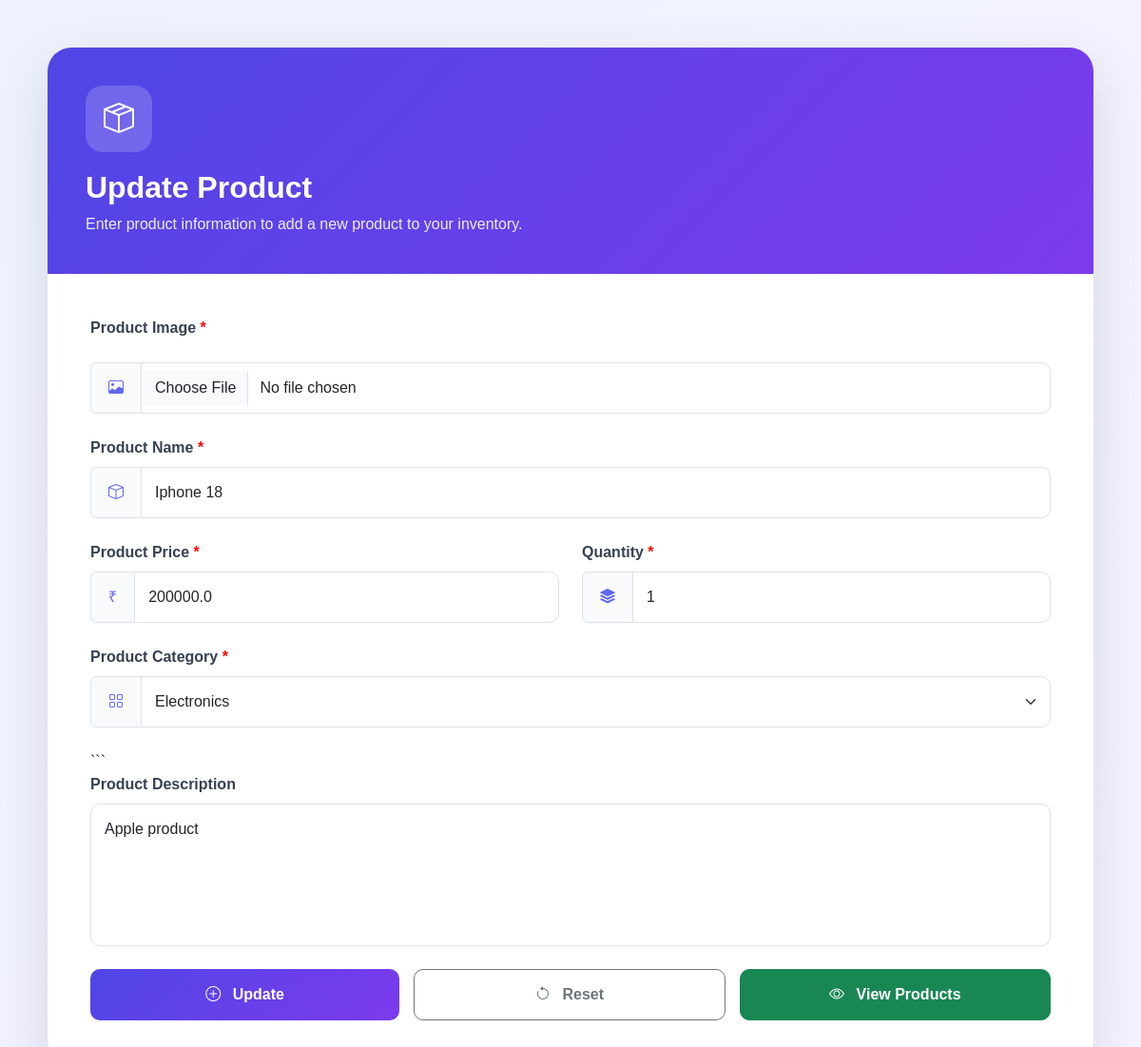
The page /update?id=6 on the database its author committed.
### product_app/models.py (models this page shows)
class Product(models.Model):
    p_name=models.CharField(max_length=30)
    p_price=models.FloatField()
    p_qty=models.IntegerField()
    p_category=models.CharField(max_length=100)
    p_desc=models.CharField(max_length=500)
    img=models.ImageField(upload_to="image",null=True)

### product_app/views.py (the view)
# urls.py: path("update",update_product,name="update"),
def update_product(request):
    id=request.GET.get("id")
    pr=Product.objects.get(id=id)
    return render(request,"index.html",{"pr":pr})

### product_app/templates/index.html (shortened to what this page needs)
<!DOCTYPE html>
<html lang="en">
<head>
    <link
        href="https://cdn.jsdelivr.net/npm/bootstrap@5.3.3/dist/css/bootstrap.min.css"
        rel="stylesheet"
    >
    <link
        href="https://cdn.jsdelivr.net/npm/bootstrap-icons@1.11.3/font/bootstrap-icons.css"
        rel="stylesheet"
    >
</head>
<body>
    <div class="container">
        <div class="main-card">
            <div class="form-header">
                <div class="form-header-icon">
                    <i class="bi bi-box-seam"></i>
                </div>
                <h2>
                    {% if pr %}
                        Update Product
                    {% else %}
                        Add New Product
                    {% endif %}
                </h2>
                <p>
                    Enter product information to add a new product to your inventory.
                </p>
            </div>
            <div class="form-body">
                <form method="POST" action="{% url 'register' %}" enctype="multipart/form-data">
                    <div class="mb-4">
                        <label class="form-label">
                            Product Image
                            <span class="required">*</span>
                        </label>
                    <div class="input-group">
                        <span class="input-group-text">
                            <i class="bi bi-image"></i>
                        </span>
                        <input
                            id="file"
                            type="file"
                            name="file"
                            class="form-control"
                        >
                    </div>
                 </div>
                    <div class="mb-4">
                        <label class="form-label">
                            Product Name
                            <span class="required">*</span>
                        </label>
                        <div class="input-group">
                            <span class="input-group-text">
                                <i class="bi bi-box"></i>
                            </span>
                            <input
                                type="text"
                                name="product_name"
                                class="form-control"
                                placeholder="Enter product name"
                                required
                                value="{{pr.p_name}}"
                            >
                        </div>
                    </div>
                    <div class="row">
                        <div class="col-md-6 mb-4">
                            <label class="form-label">
                                Product Price
                                <span class="required">*</span>
                            </label>
                            <div class="input-group">
                                <span class="input-group-text">
                                    ₹
                                </span>
                                <input
                                    type="number"
                                    name="price"
                                    class="form-control"
                                    placeholder="Enter product price"
                                    min="0"
                                    required
                                    value="{{pr.p_price}}"
                                >
                            </div>
                        </div>
                        <div class="col-md-6 mb-4">
                            <label class="form-label">
                                Quantity
                                <span class="required">*</span>
                            </label>
                            <div class="input-group">
                                <span class="input-group-text">
                                    <i class="bi bi-stack"></i>
                                </span>
                                <input
                                    type="number"
                                    name="quantity"
                                    class="form-control"
                                    placeholder="Enter product quantity"
                                    min="1"
                                    required
                                    value="{{pr.p_qty}}"
                                >
                            </div>
                        </div>
                    </div>
<div class="mb-4">
    <label class="form-label">
        Product Category
        <span class="required">*</span>
    </label>
    <div class="input-group">
        <span class="input-group-text">
            <i class="bi bi-grid"></i>
        </span>
        <select
            name="category"
            class="form-select"
            required
        >
            <option
                value="Electronics"
                {% if pr.p_category == "Electronics" %}selected{% endif %}
            >
                Electronics
            </option>
        </select>
    </div>
</div>
```
                    <div class="mb-4">
                        <label class="form-label">
                            Product Description
                        </label>
                        <textarea
                            name="description"
                            class="form-control"
                            rows="5"
                            placeholder="Enter product description..."
                        >{{ pr.p_desc }}</textarea>
                    </div>
                    <div class="form-buttons">
                        <button
                            type="submit"
                            class="btn btn-submit"
                        >
                            <i class="bi bi-plus-circle me-2"></i>
                            {% if pr %}
                                Update
                            {% else %}
                                Register
                            {% endif %}
                        </button>
                        <button
                            type="reset"
                            class="btn btn-outline-secondary"
                        >
                            <i class="bi bi-arrow-counterclockwise me-2"></i>
                            Reset
                        </button>
                        <a
                            href="{%url 'display'%}"
                            class="btn btn-success"
                        >
                            <i class="bi bi-eye me-2"></i>
                            View Products
                        </a>
                    </div>
                </form>
            </div>
        </div>
    </div>
</body>
</html>

### product_app/templates/index.html (style rules this page uses)
body { min-height: 100vh; background: linear-gradient(135deg, #eef2ff, #f5f3ff); font-family: Arial, sans-serif; }
.main-card { max-width: 1100px; margin: 50px auto; background: white; border-radius: 25px; overflow: hidden; box-shadow: 0 20px 60px rgba(0, 0, 0, 0.12); }
.form-header { background: linear-gradient(135deg, #4f46e5, #7c3aed); color: white; padding: 40px; }
.form-header-icon { width: 70px; height: 70px; display: flex; align-items: center; justify-content: center; background: rgba(255, 255, 255, 0.18); border-radius: 18px; font-size: 32px; margin-bottom: 18px; }
.form-header h2 { font-size: 32px; font-weight: bold; }
.form-header p { margin: 0; opacity: 0.9; }
.form-body { padding: 45px; }
.form-label { font-weight: 600; color: #374151; margin-bottom: 8px; }
.form-control, .form-select { padding: 14px; border-radius: 10px; }
.input-group-text { background: #f8fafc; color: #6366f1; padding-left: 18px; padding-right: 18px; }
textarea.form-control { resize: none; }
.required { color: red; }
.form-buttons { display: flex; gap: 15px; }
.form-buttons .btn { flex: 1; padding: 14px; border-radius: 10px; font-weight: 600; font-size: 16px; }
.btn-submit { background: linear-gradient(135deg, #4f46e5, #7c3aed); border: none; color: white; }

### rows shown on the page
Product: product_name "Iphone 18", price "200000.0", quantity "1", category "Electronics", description "Apple product"
